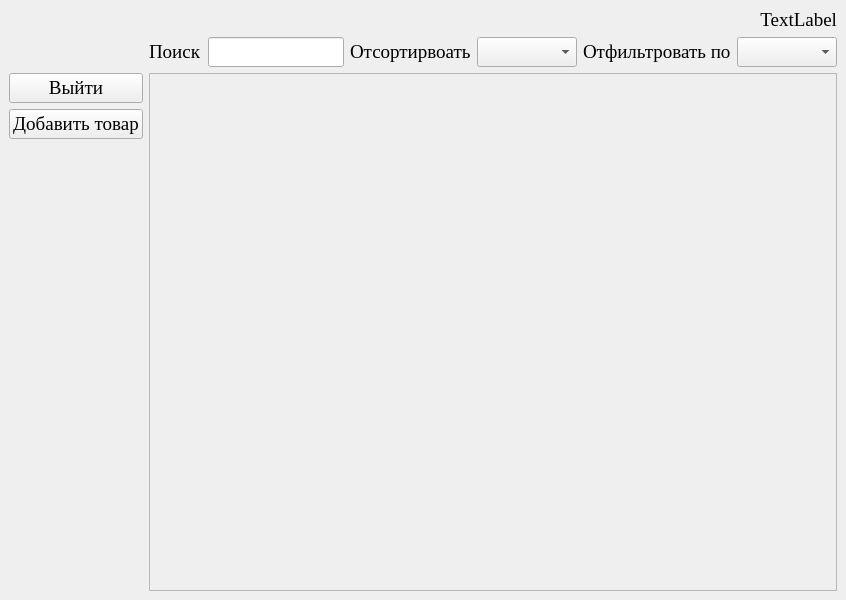
<?xml version="1.0" encoding="UTF-8"?>
<ui version="4.0">
 <class>HomeWindow</class>
 <widget class="QMainWindow" name="HomeWindow">
  <property name="geometry">
   <rect>
    <x>0</x>
    <y>0</y>
    <width>846</width>
    <height>600</height>
   </rect>
  </property>
  <property name="font">
   <font>
    <family>Times New Roman</family>
    <pointsize>14</pointsize>
   </font>
  </property>
  <property name="windowTitle">
   <string>Продукты</string>
  </property>
  <property name="windowIcon">
   <iconset>
    <normaloff>../../../../../../../time/import/Icon.JPG</normaloff>../../../../../../../time/import/Icon.JPG</iconset>
  </property>
  <widget class="QWidget" name="centralwidget">
   <layout class="QGridLayout" name="gridLayout">
    <item row="2" column="0">
     <layout class="QVBoxLayout" name="verticalLayout">
      <item>
       <widget class="QPushButton" name="Exit">
        <property name="text">
         <string>Выйти</string>
        </property>
       </widget>
      </item>
      <item>
       <widget class="QPushButton" name="CreateProduct">
        <property name="text">
         <string>Добавить товар</string>
        </property>
       </widget>
      </item>
      <item>
       <spacer name="verticalSpacer">
        <property name="orientation">
         <enum>Qt::Vertical</enum>
        </property>
        <property name="sizeHint" stdset="0">
         <size>
          <width>20</width>
          <height>40</height>
         </size>
        </property>
       </spacer>
      </item>
     </layout>
    </item>
    <item row="0" column="1">
     <widget class="QLabel" name="FIO">
      <property name="text">
       <string>TextLabel</string>
      </property>
      <property name="alignment">
       <set>Qt::AlignRight|Qt::AlignTrailing|Qt::AlignVCenter</set>
      </property>
     </widget>
    </item>
    <item row="1" column="1">
     <layout class="QHBoxLayout" name="horizontalLayout">
      <item>
       <widget class="QLabel" name="label_2">
        <property name="text">
         <string>Поиск</string>
        </property>
       </widget>
      </item>
      <item>
       <widget class="QLineEdit" name="Search"/>
      </item>
      <item>
       <widget class="QLabel" name="label">
        <property name="text">
         <string>Отсортирвоать</string>
        </property>
       </widget>
      </item>
      <item>
       <widget class="QComboBox" name="comboBoxSort"/>
      </item>
      <item>
       <widget class="QLabel" name="label_3">
        <property name="text">
         <string>Отфильтровать по</string>
        </property>
       </widget>
      </item>
      <item>
       <widget class="QComboBox" name="comboBoxFilter"/>
      </item>
     </layout>
    </item>
    <item row="2" column="1">
     <widget class="QScrollArea" name="scrollArea">
      <property name="widgetResizable">
       <bool>true</bool>
      </property>
      <widget class="QWidget" name="scrollAreaWidgetContents">
       <property name="geometry">
        <rect>
         <x>0</x>
         <y>0</y>
         <width>683</width>
         <height>518</height>
        </rect>
       </property>
       <layout class="QVBoxLayout" name="verticalLayout_2"/>
      </widget>
     </widget>
    </item>
   </layout>
  </widget>
 </widget>
 <resources/>
 <connections/>
</ui>
